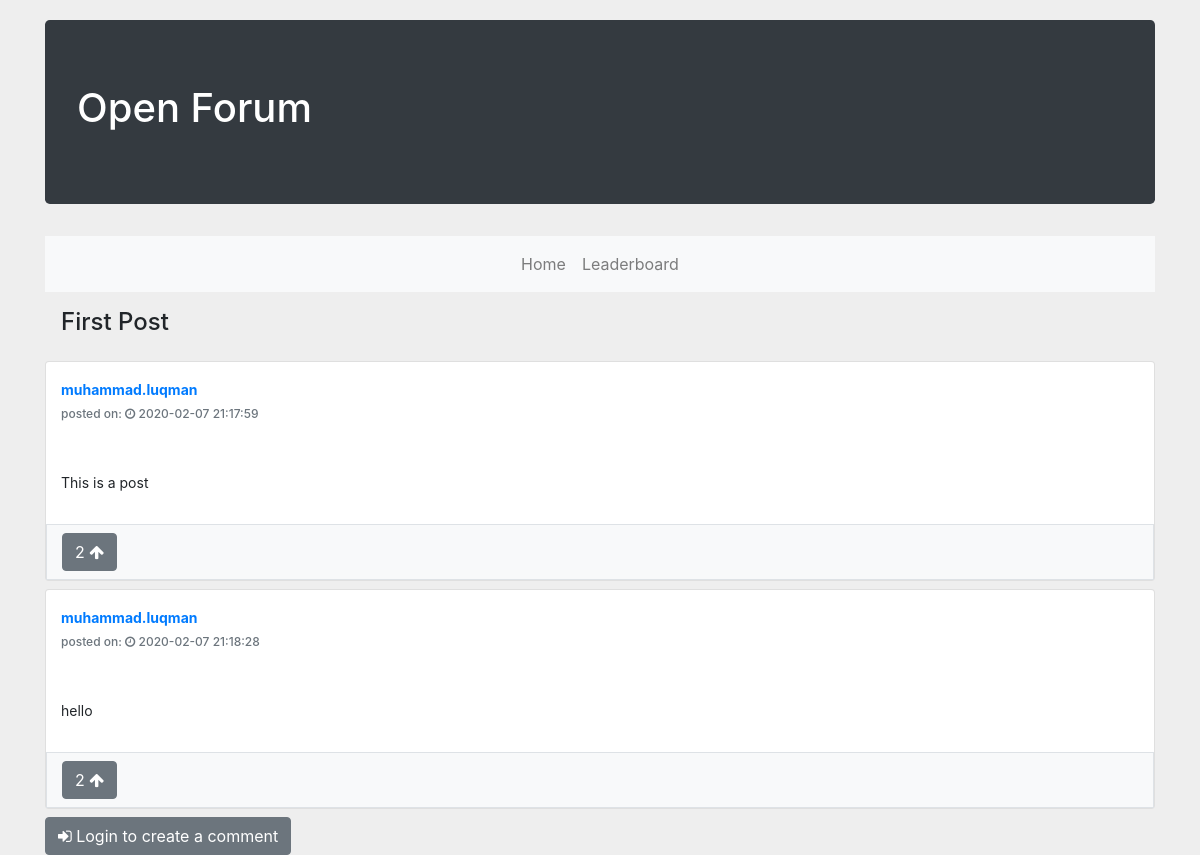
The page /thread/1/First Post on the database its author committed.
### App/models.py (models this page shows, shortened)
class Post(db.Model):
    postID=db.Column(db.Integer, primary_key=True)
    topicID=db.Column(db.Integer, db.ForeignKey(Topic.topicID))
    postingUser=db.Column(db.String(20), db.ForeignKey(User.username))
    description=db.Column(db.String(80), nullable=False)
    upvoteCount=db.Column(db.Integer, default=0)
    createdTime=db.Column(db.DateTime, default=datetime.datetime.now)
    postType=db.Column(db.String(10), nullable=False)

### App/routes.py (the view)
@app.route("/thread/<string:topicID>/<string:title>")
def get_thread_page(topicID,title,offset=0,limit=10):
    return render_template('thread.html'
                           ,title=title
                           ,posts=get_reverse_chronological_posts(topicID,offset=offset,limit=limit)
                           ,isLoggedIn=current_user.is_authenticated)

### App/repository.py (called while the page is built)
def get_reverse_chronological_posts(topicID,offset,limit):
    tabularPosts= db.session.query(Post).\
            filter_by(topicID=topicID).\
            order_by(Post.createdTime).\
            all()
    return [row2dict(post) for post in tabularPosts]

### App/templates/thread.html (shortened to what this page needs)
{% from 'macros.html' import header %}
{% from 'macros.html' import topic %}
{% from 'macros.html' import create_card %}
{% from 'macros.html' import head %}
{% from 'macros.html' import formulate_link %}
{% from 'macros.html' import button %}
{% from 'macros.html' import login_button %}
{% from 'macros.html' import upvote_button %}
{% from 'macros.html' import comment_box %}
{% from 'macros.html' import thread_title %}
<!DOCTYPE html>
<head>
	{{head(title=title)}}
	<link href="../static/css/thread.css" rel="stylesheet">
</head>
<body class="container">
	{{header(isLoggedIn)}}
	<div class="card-heading card-white p-3">
		<h4>{{title}}</h4>
	</div>
	<div id="comment-section">
		{% for post in posts %}
			{{
				create_card(
					user=post["postingUser"]
				   ,description=post["description"]
				   ,createdTime=post["createdTime"]
				   ,isLoggedIn=isLoggedIn
				   ,cardID=post["postID"]
				   ,upvoteCount=post["upvoteCount"]
				)
			}}
		{% endfor %}
	</div>
	{% if isLoggedIn %}
		<form id="comment-box" class="card card-white post py-md-3 px-md-3">
			<div class="form-group">
				<label for="comment">Comment:</label>
				<textarea class="form-control" rows="5" name="description" id="comment-description"></textarea>
				<input style="display:none" name="topicID" value="{{posts['topicID']}}">
				{{button("create comment")}}
			</div>
		</form>
	{% else %}
		{{login_button("Login to create a comment")}}
	{% endif %}
</body>

### App/templates/macros.html (shortened to what this page needs)
{% macro head(title) %}
	<link href="//maxcdn.bootstrapcdn.com/bootstrap/4.0.0/css/bootstrap.min.css" rel="stylesheet" id="bootstrap-css">
	<link href="https://maxcdn.bootstrapcdn.com/font-awesome/4.3.0/css/font-awesome.min.css" rel="stylesheet">
	<link href="../static/css/main.css" rel="stylesheet">
{% endmacro %}
{% macro header(isLoggedIn) %}
	<div class="jumbotron bg-dark text-white">
	  <h1>Open Forum</h1>
	</div>
	<nav class="navbar navbar-expand-lg navbar-light bg-light">
	  <div id="nav" class="collapse navbar-collapse justify-content-md-center" \>
	    <ul class="navbar-nav nav-justified">
	      <li class="nav-item">
	        <a class="nav-link" href="/">Home</a>
	      </li>
	      <li class="nav-item">
	        <a class="nav-link" href="/leaderboard">Leaderboard</a>
	      </li>
	    </ul>
	  </div>
	</nav>
{% endmacro %}
{% macro login_button(text) %}
	<a class="btn btn-secondary" href="/login?next={{request.path}}">
		<i class="fa fa-sign-in" aria-hidden="true"></i>
		{{text}}
	</a>
{% endmacro %}
{% macro upvote_button(isLoggedIn,cardID="",upvoteCount="") %}
	{% if isLoggedIn %}
		<button data-id="{{cardID}}" type="button" class="upvote btn btn-secondary">
			<span class="upvote-count">{{upvoteCount}}</span>
			<i class="fa fa-arrow-up"></i>
		</button>
	{% else %}
		<a class="btn btn-secondary" href="/login">
			<span>{{upvoteCount}}</span>
			<i class="fa fa-arrow-up"></i>
		</a>
	{% endif %}
{% endmacro %}
{% macro create_card(isLoggedIn,user="",description="",createdTime="",cardID="",upvoteCount="") %}
	<div class="thread-card container card card-white post mb-2" style="padding-left: 0px;padding-right: 0px;">
        <div class="post-heading">
            <div class="float-left meta">
                <div class="title h5">
                    <a href="#"><b><span class='username'>{{user}}</span></b></a>
                </div>
                <h6 class="text-muted time">
                posted on:
                <i class="fa fa-clock-o" aria-hidden="true"></i>
                <span class='time'>
                {% set truncTime= createdTime|string %} {{ truncTime.split(".")[0] }}
                </span>
                </h6>
            </div>
        </div>
        <div class="post-description">
            <p class="markdown">{{description}}</p>
        </div>
		<div class="post-footer bg-light text-dark py-2 border">
			{{upvote_button(isLoggedIn,cardID,upvoteCount)}}
		</div>
	</div>
{% endmacro %}

### App/static/css/main.css (style rules this page uses)
body { margin-top:20px; background:#eee; }

### App/static/css/thread.css (style rules this page uses)
.card-white .h5 { font-size:14px; //font-family: "Helvetica Neue",Helvetica,Arial,sans-serif; }
.card-white .time { font-size:12px; //font-family: "Helvetica Neue",Helvetica,Arial,sans-serif; }
.post .post-heading { height: 95px; padding: 20px 15px; }
.post .post-description { padding: 15px; }
.post .post-description p { font-size: 14px; }
.post .post-footer { border-top: 1px solid #ddd; padding: 15px; }

### rows shown on the page
Post: postingUser "muhammad.luqman", createdTime "2020-02-07 21:17:59", description "This is a post", upvoteCount "2"
Post: postingUser "muhammad.luqman", createdTime "2020-02-07 21:18:28", description "hello", upvoteCount "2"

### other values the page prints
{{ title }} "First Post"
{{ text }} "Login to create a comment"
